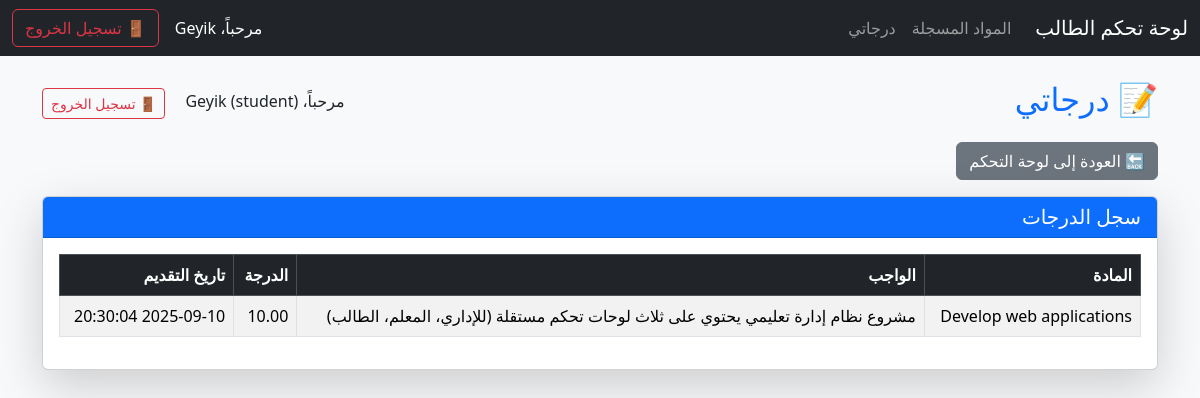
/student/grades.php (signed in), run on the app's committed database.
### tables this page shows
CREATE TABLE `submissions` (
  `id` int(11) NOT NULL,
  `assignment_id` int(11) DEFAULT NULL,
  `student_id` int(11) DEFAULT NULL,
  `file_path` varchar(255) DEFAULT NULL,
  `submitted_at` timestamp NOT NULL DEFAULT current_timestamp(),
  `grade` decimal(5,2) DEFAULT NULL
);

CREATE TABLE `courses` (
  `id` int(11) NOT NULL,
  `title` varchar(255) NOT NULL,
  `description` text DEFAULT NULL,
  `teacher_id` int(11) DEFAULT NULL,
  `created_at` timestamp NOT NULL DEFAULT current_timestamp()
);

CREATE TABLE `assignments` (
  `id` int(11) NOT NULL,
  `title` varchar(255) NOT NULL,
  `description` text DEFAULT NULL,
  `course_id` int(11) DEFAULT NULL,
  `due_date` datetime DEFAULT NULL,
  `created_at` timestamp NOT NULL DEFAULT current_timestamp(),
  `file_path` varchar(255) DEFAULT NULL
);

### student/grades.php (the view, shortened to what this page needs)
<?php
require '../includes/database.php';
$student_id = $_SESSION['id'];
$stmt = $conn->prepare("
    SELECT
        c.title AS course_title,
        a.title AS assignment_title,
        s.grade,
        s.submitted_at
    FROM submissions s
    JOIN assignments a ON s.assignment_id = a.id
    JOIN courses c ON a.course_id = c.id
    WHERE s.student_id = ?
    ORDER BY c.title, a.title
");
$stmt->bind_param("i", $student_id);
$stmt->execute();
$grades_result = $stmt->get_result();
?>
<!DOCTYPE html>
<html lang="ar" dir="rtl">
<head>
    <link href="https://cdn.jsdelivr.net/npm/bootstrap@5.3.3/dist/css/bootstrap.rtl.min.css" rel="stylesheet">
</head>
<body class="bg-light">
<?php require_once '../includes/student_navbar.php'; ?>
    <div class="container mt-4">
        <div class="d-flex justify-content-between align-items-center mb-3">
            <h2 class="text-primary">📝 درجاتي</h2>
            <div>
                <span class="me-3">مرحباً، <?= $_SESSION['name'] ?> (<?= $_SESSION['role'] ?>)</span>
                <a href="../logout.php" class="btn btn-outline-danger btn-sm">🚪 تسجيل الخروج</a>
            </div>
        </div>
        <div class="mb-3">
            <a href="dashboard.php" class="btn btn-secondary">🔙 العودة إلى لوحة التحكم</a>
        </div>
        <div class="card shadow-lg">
            <div class="card-header bg-primary text-white">
                <h5 class="mb-0">سجل الدرجات</h5>
            </div>
            <div class="card-body">
                <table class="table table-bordered table-striped table-hover">
                    <thead class="table-dark">
                        <tr>
                            <th>المادة</th>
                            <th>الواجب</th>
                            <th>الدرجة</th>
                            <th>تاريخ التقديم</th>
                        </tr>
                    </thead>
                    <tbody>
                        <?php if ($grades_result->num_rows > 0): ?>
                            <?php while ($grade = $grades_result->fetch_assoc()): ?>
                                <tr>
                                    <td><?= htmlspecialchars($grade['course_title']) ?></td>
                                    <td><?= htmlspecialchars($grade['assignment_title']) ?></td>
                                    <td><?= $grade['grade'] ?? 'لم يتم التقييم' ?></td>
                                    <td><?= $grade['submitted_at'] ?></td>
                                </tr>
                            <?php endwhile; ?>
                        <?php else: ?>
                            <tr>
                                <td colspan="4" class="text-center">لا توجد درجات لعرضها حاليًا.</td>
                            </tr>
                        <?php endif; ?>
                    </tbody>
                </table>
            </div>
        </div>
    </div>
</body>
</html>

### data on the page
submissions: courses.title "Develop web applications", assignment.title "مشروع نظام إدارة تعليمي يحتوي على ثلاث لوحات تحكم مستقلة (للإداري، المعلم، الطالب)", grade "10.00", submitted_at "2025-09-10 20:30:04"

### other printed values
$_SESSION['name'] "Geyik"
$_SESSION['role'] "student"
